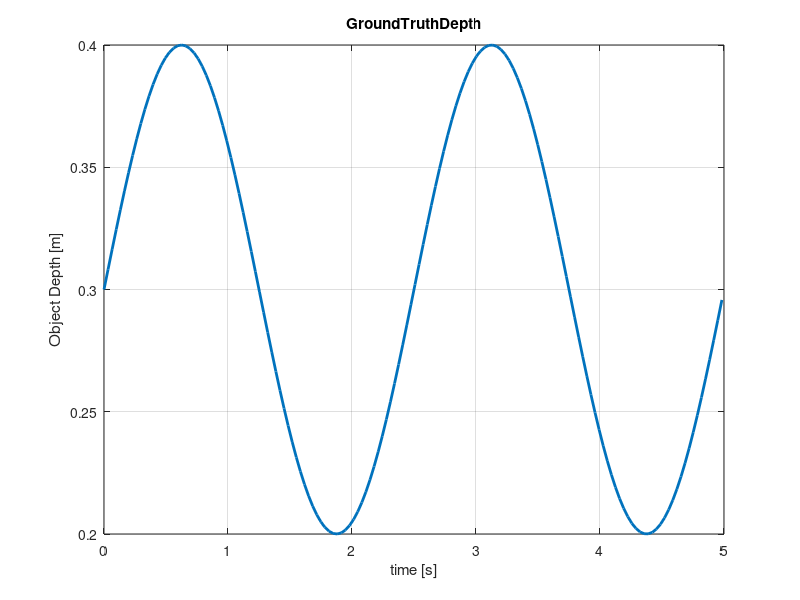
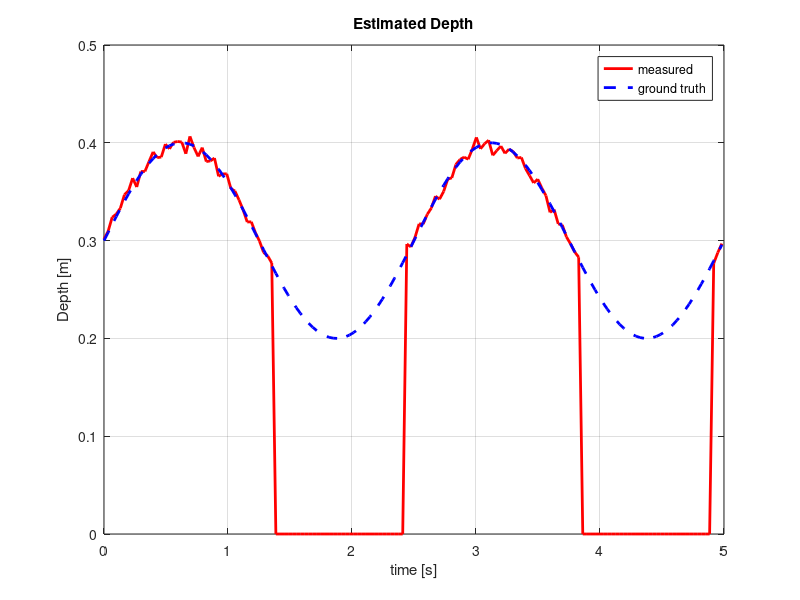
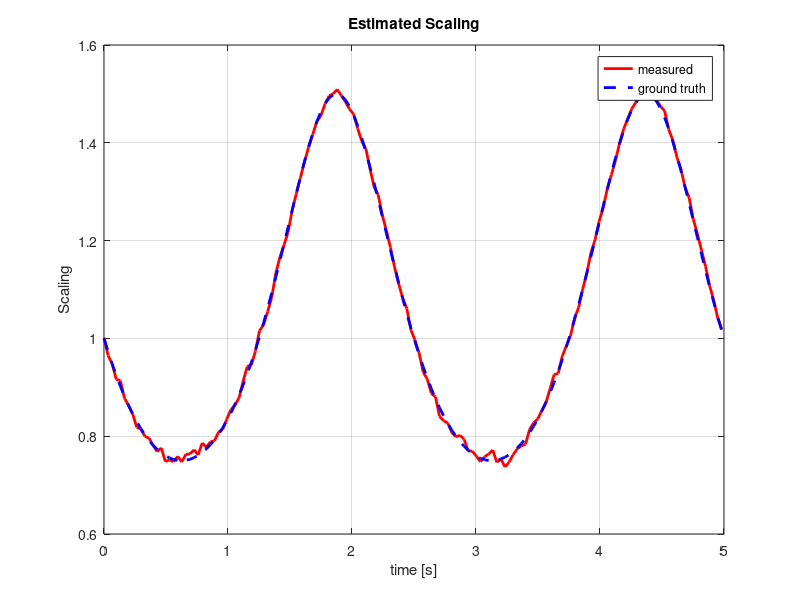
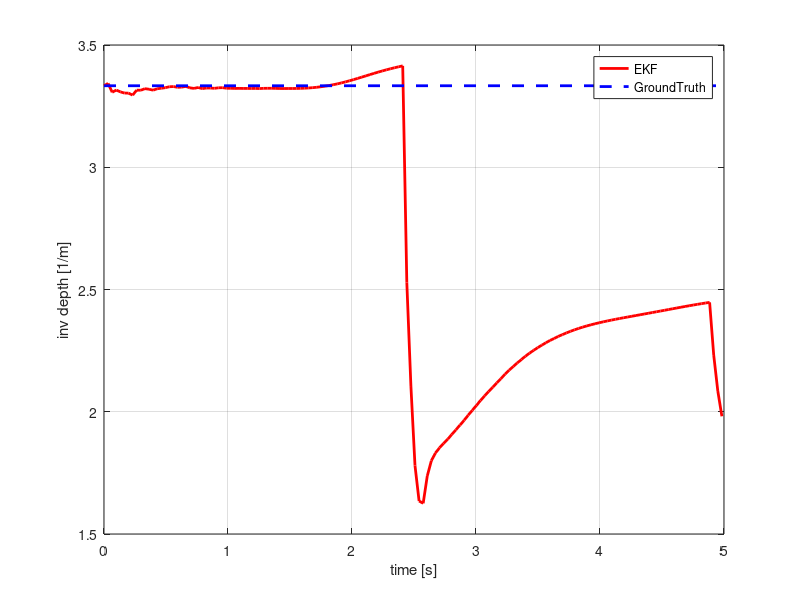

Write MATLAB code to recreate these figures, in order.

clear all
close all

set(0, 'DefaultLineLineWidth', 2) 

%% config
%true depth
% sampling time 
ST = 0.033 %33ms
END = 5.0 % 5sec simulation
STEREO_NOISE_S = 1; % 1px sigma for stereo disparity noise
MONO_NOISE_S = 1; % 1?? sigma for monocular distance estimation noise

%% make ground truth data 
t = (0:ST:END).'; %time 
len = size(t,1);
freq =0.4;
Z = 0.3 + 0.1*sin(2*pi*freq*t);% 300mm +- 100mm
VZ = 2*pi*freq*0.1*cos(2*pi*freq*t);
% Z= 0.8 - 0.1*t;% 300mm +- 100mm
% VZ = -0.1+0*t;

%% Noisy Observation 
BF = 0.065*400; % base line * focal length
StereoNoise = STEREO_NOISE_S * randn(length(t),1);
Disp = BF./Z + StereoNoise;


mDisp = Disp;
INFF = 1000000000;
mDisp(mDisp>BF/0.275) = INFF;

figure(1);
plot(t,Z)
title('GroundTruthDepth')
xlabel('time [s]')
ylabel('Object Depth [m]')
grid on;
figure(2)
plot(t,BF./mDisp,'r',t,Z,'b--')
title('Estimated Depth')
xlabel('time [s]')
ylabel('Depth [m]')
legend('measured','ground truth')
grid on;

%% Noisy Monocluar Obserbation
Z0 = 0.3 % the real distance template is taken
IMG_SIZE = 600/2% 300 times 300 pix template
MonoNoise = MONO_NOISE_S*randn(length(t),1); % sigma = 1px image noise 
Snoise = 2./(Z0./Z * IMG_SIZE).* MonoNoise;
Scale = Z0./Z + Snoise;
dScale =[1; Scale(2:length(t))./Scale(1:length(t)-1)];

figure(3);
plot(t,Scale,'r',t,Z0./Z,'b--')
title('Estimated Scaling')
xlabel('time [s]')
ylabel('Scaling')
legend('measured','ground truth')
grid on;

%% system matrix
A = [ 1,0,0;0,1,ST;0,0,1];
B = [0; ST^2/2; ST];
Q = B*B.';
% Measurment Covariance
R1 = STEREO_NOISE_S;
R2 = 5;

%% init
Pinit = diag([100,100,100]);
lam0 = 1/Z0;
Xinit = [lam0 Z(1) VZ(1)];

P = zeros(3,3,length(t));
X = zeros(3,length(t));
KG = zeros(3,2,length(t));
P(:,:,1) = Pinit;
X(:,1) = Xinit;

%%
BF_ = BF;
for i=2:length(t)
    % Estimate
    Xhat = A * X(:,i-1);
    Phat = A*P(:,:,i-1)*A.' + Q;
    
    % Switch value
    if mDisp(i)== INFF
        R1_ = INFF*INFF; mD=0;
    else
        R1_ = R1; mD = mDisp(i);        
    end
    %H1 = [0 -BF_/Xhat(2)/Xhat(2) 0];
    %H1 = [0 -mD/Xhat(2) 0];
    H1 = [0 -mD^2/BF_ 0];
    
    % KF gain
    Kgain = Phat * H1.' / (H1*Phat*H1.'+R1_);
    % update
    Xhat2 =  Xhat + Kgain*(mDisp(i) - BF_/Xhat(2));
    Phat2 = (eye(3) - Kgain*H1)*Phat ;

    % KF gain2
%     if mDisp(i)== INFF
%         H2 = [0 Xhat2(1) 0];
%     else
%         H2 = [Xhat2(2) Xhat2(1) 0];
%     end
    H2 = [Xhat2(2) Xhat2(1) 0];
%     H2 = [0 1/Z0 0];
    
    Kgain2 = Phat2 * H2.' / (H2*Phat2*H2.'+R2);
    % update 2
    Xhat3 =  Xhat2 + Kgain2*(1/Scale(i) - Xhat2(1)*Xhat2(2));
    Phat3 = (eye(3) - Kgain2*H2)*Phat2;
    
    H3 = [0,ST*Xhat3(3)/Xhat3(2)/Xhat3(2),-ST/Xhat3(2)];
    Kgain3 = Phat3 * H3.' / (H3*Phat3*H3.'+R2*2);

    % update 3
    Xnew =  Xhat3 + Kgain3*( dScale(i) - 1 + Xhat3(3)/Xhat2(3)*ST);
    Pnew = (eye(3) - Kgain3*H3)*Phat3;
    
    
    X(:,i) = Xnew;
    P(:,:,i) = Pnew;
    KG(:,1,i)=Kgain;
    KG(:,2,i)=Kgain2;
end


%% figure
figure(4)
plot(t,X(1,:).','r',[t(1) t(len)],[1/Z0 1/Z0],'b--')
xlabel('time [s]')
ylabel('inv depth [1/m]')
grid on
legend('EKF','GroundTruth');

figure(5)
plot(t,X(2,:).','r',t,BF./mDisp,'b--',t,Z,'g-.')
xlabel('time [s]')
ylabel('depth [m]')
grid on
legend('EKF','Stereo Only','Ground Truth');


EZ=BF./mDisp;
EVZ = (EZ(2:len) - EZ(1:len-1) )/ST;
figure(6)
plot(t,X(3,:).','r',t(1:len-1),EVZ,'b--',t,VZ,'g-.')
xlabel('time [s]')
ylabel('speed of depth [m/s]')
grid on
legend('EKF','Stereo Only','Ground Truth');

%%
figure(7)
plot(t,squeeze(KG(:,1,:)),'-',t,squeeze(KG(:,2,:)),'--')
xlabel('time [s]')
ylabel('speed of depth [m/s]')
grid on
